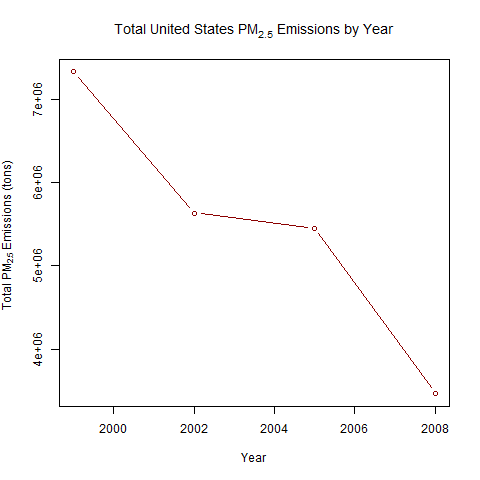

Source code (R):
## 1.Have total emissions from PM2.5 decreased in the United States from 1999 to 2008? 
## Using the base plotting system only, make a plot showing the total PM2.5 emissions from all sources for each of the years 1999, 2002, 2005, and 2008.
##Please see "Downloading and reading the data" file in the repository if you're wondeing about
## the whereabouts of the code for downloading and reading the data.
## Now onto plotting
totalpm2.5 <- tapply(NEI$Emissions, NEI$year, sum)
## Ploting to PNG
png("plot1.png")
plot(names(totalpm2.5), totalpm2.5, type="b", xlab = "Year", ylab = expression ("Total" ~ PM[2.5] ~"Emissions (tons)"), main = expression("Total United States" ~  PM[2.5] ~ "Emissions by Year"), col="dark red")
dev.off()


## Answer of question 1
##Yes, they decreased
